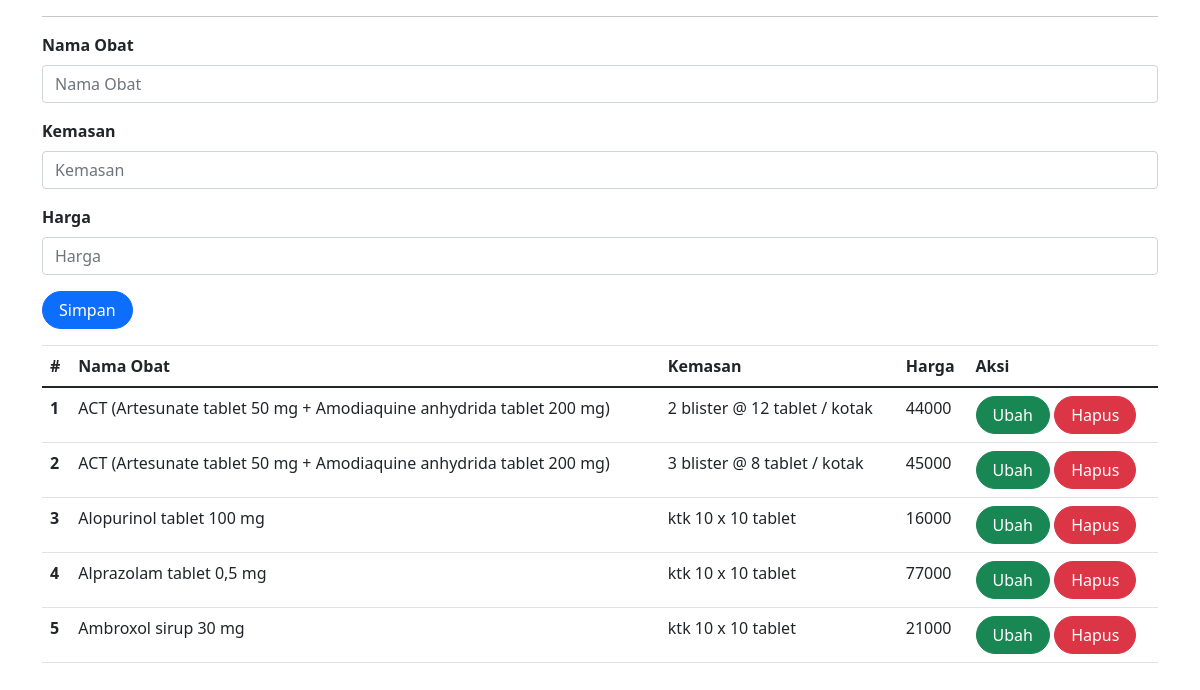
/obat.php (signed in), run on the app's committed database.
### tables this page shows
CREATE TABLE `obat` (
  `id` int(11) NOT NULL,
  `nama_obat` varchar(255) DEFAULT NULL,
  `kemasan` varchar(100) DEFAULT NULL,
  `harga` int(11) DEFAULT NULL
);

### obat.php (the view, shortened to what this page needs)
<?php
include_once("koneksi.php");
?>
<!DOCTYPE html>
<html lang="en">
<head>
    <link rel="stylesheet" href="assets/css/bootstrap.css">
    <link href="https://cdn.jsdelivr.net/npm/bootstrap@5.0.2/dist/css/bootstrap.min.css"
    rel="stylesheet"
>
</head>
<body class="body">
<div class="container">
    <hr>
    <form class="form row" method="POST" action="" name="myForm" onsubmit="return validate();">
        <?php
        $nama_obat = '';
        $kemasan = '';
        $harga = '';
        ?>
        <div class="form-group">
            <label for="inputNamaObat" class="form-label fw-bold">
                Nama Obat
            </label>
            <input type="text" class="form-control" name="nama_obat" id="inputNamaObat" placeholder="Nama Obat" value="<?php echo $nama_obat; ?>">
        </div>
        <div class="form-group">
            <label for="inputKemasan" class="form-label fw-bold">
                Kemasan
            </label>
            <input type="text" class="form-control" name="kemasan" id="inputKemasan" placeholder="Kemasan" value="<?php echo $kemasan; ?>">
        </div>
        <div class="form-group">
            <label for="inputHarga" class="form-label fw-bold">
                Harga
            </label>
            <input type="text" class="form-control" name="harga" id="inputHarga" placeholder="Harga" value="<?php echo $harga; ?>">
        </div>
        <div class="form-group">
            <button type="submit" class="btn btn-primary rounded-pill px-3" name="simpan">Simpan</button>
        </div>
    </form>
    <table class="table table-hover">
        <thead>
            <tr>
                <th scope="col">#</th>
                <th scope="col">Nama Obat</th>
                <th scope="col">Kemasan</th>
                <th scope="col">Harga</th>
                <th scope="col">Aksi</th>
            </tr>
        </thead>
        <tbody>
            <?php
            $result = mysqli_query(
                $mysqli,"SELECT * FROM obat"
            );
            $no = 1;
            while ($data = mysqli_fetch_array($result)) {
            ?>
                <tr>
                    <th scope="row"><?php echo $no++ ?></th>
                    <td><?php echo $data['nama_obat'] ?></td>
                    <td><?php echo $data['kemasan'] ?></td>
                    <td><?php echo $data['harga'] ?></td>
                    <td>
                        <a class="btn btn-success rounded-pill px-3"
                        href="obat.php?id=<?php echo $data['id'] ?>">Ubah
                        </a>
                        <a class="btn btn-danger rounded-pill px-3"
                        href="obat.php?id=<?php echo $data['id'] ?>&aksi=hapus">Hapus
                        </a>
                    </td>
                </tr>
            <?php
            }
            ?>
        </tbody>
    </table>
</div>
</body>
</html>

### data on the page
obat: nama_obat "ACT (Artesunate tablet 50 mg + Amodiaquine anhydrida tablet 200 mg)", kemasan "2 blister @ 12 tablet / kotak", harga "44000"
obat: nama_obat "ACT (Artesunate tablet 50 mg + Amodiaquine anhydrida tablet 200 mg)", kemasan "3 blister @ 8 tablet / kotak", harga "45000"
obat: nama_obat "Alopurinol tablet 100 mg", kemasan "ktk 10 x 10 tablet", harga "16000"
obat: nama_obat "Alprazolam tablet 0,5 mg", kemasan "ktk 10 x 10 tablet", harga "77000"
obat: nama_obat "Ambroxol sirup 30 mg", kemasan "ktk 10 x 10 tablet", harga "21000"
